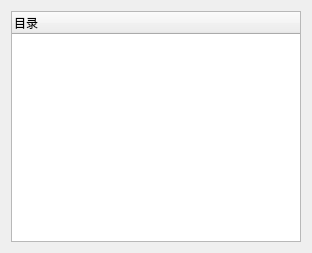
<?xml version="1.0" encoding="UTF-8"?>
<ui version="4.0">
 <class>Dialog</class>
 <widget class="QDialog" name="Dialog">
  <property name="geometry">
   <rect>
    <x>0</x>
    <y>0</y>
    <width>312</width>
    <height>253</height>
   </rect>
  </property>
  <property name="windowTitle">
   <string>Dialog</string>
  </property>
  <layout class="QGridLayout" name="gridLayout">
   <item row="0" column="0">
    <widget class="QTreeWidget" name="show">
     <column>
      <property name="text">
       <string>目录</string>
      </property>
     </column>
    </widget>
   </item>
  </layout>
 </widget>
 <resources/>
 <connections/>
</ui>
